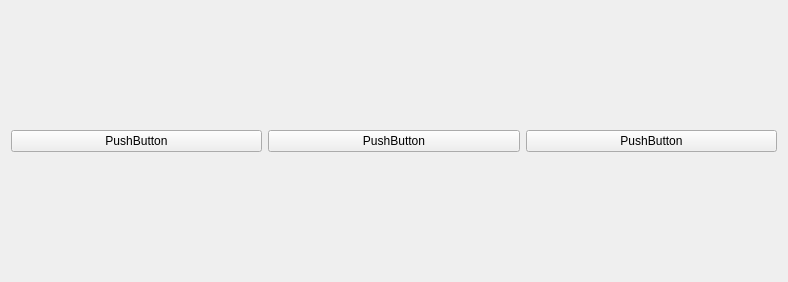
<?xml version="1.0" encoding="UTF-8"?>
<ui version="4.0">
 <class>ControlPanelWidget</class>
 <widget class="QWidget" name="ControlPanelWidget">
  <property name="geometry">
   <rect>
    <x>0</x>
    <y>0</y>
    <width>788</width>
    <height>282</height>
   </rect>
  </property>
  <property name="windowTitle">
   <string>Form</string>
  </property>
  <layout class="QHBoxLayout" name="horizontalLayout">
   <item>
    <widget class="QPushButton" name="pushButton">
     <property name="text">
      <string>PushButton</string>
     </property>
    </widget>
   </item>
   <item>
    <widget class="QPushButton" name="pushButton_3">
     <property name="text">
      <string>PushButton</string>
     </property>
    </widget>
   </item>
   <item>
    <widget class="QPushButton" name="pushButton_2">
     <property name="text">
      <string>PushButton</string>
     </property>
    </widget>
   </item>
  </layout>
 </widget>
 <resources/>
 <connections/>
</ui>
